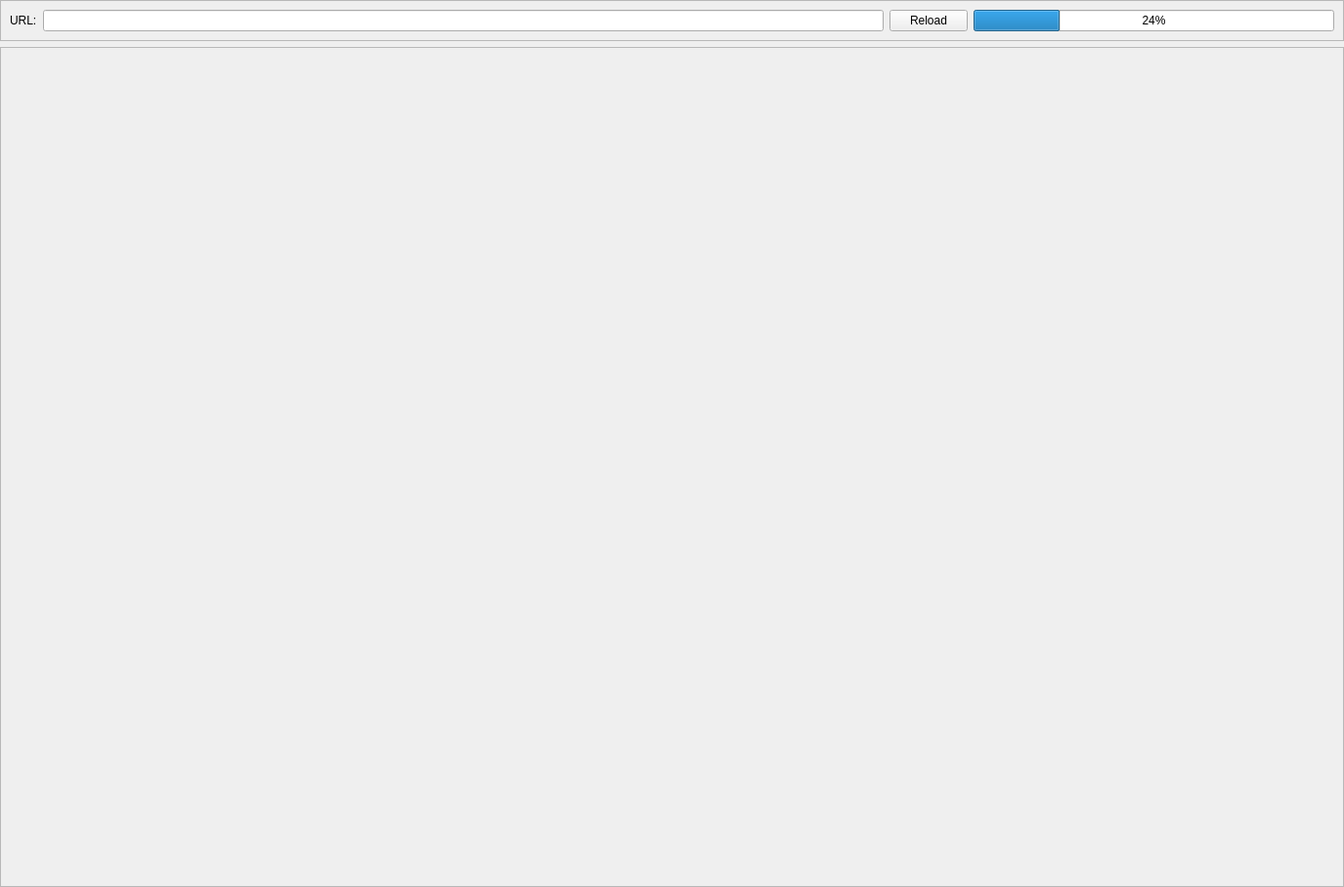
<?xml version="1.0" encoding="UTF-8"?>
<ui version="4.0">
 <class>EmbeddedBrowser</class>
 <widget class="QWidget" name="EmbeddedBrowser">
  <property name="geometry">
   <rect>
    <x>0</x>
    <y>0</y>
    <width>1375</width>
    <height>907</height>
   </rect>
  </property>
  <property name="windowTitle">
   <string>Web Login</string>
  </property>
  <property name="windowIcon">
   <iconset>
    <normaloff>../resources/icons/user.svg</normaloff>../resources/icons/user.svg</iconset>
  </property>
  <layout class="QVBoxLayout" name="verticalLayout" stretch="0,1">
   <property name="leftMargin">
    <number>0</number>
   </property>
   <property name="topMargin">
    <number>0</number>
   </property>
   <property name="rightMargin">
    <number>0</number>
   </property>
   <property name="bottomMargin">
    <number>0</number>
   </property>
   <item>
    <widget class="QFrame" name="frame">
     <property name="frameShape">
      <enum>QFrame::StyledPanel</enum>
     </property>
     <property name="frameShadow">
      <enum>QFrame::Raised</enum>
     </property>
     <layout class="QHBoxLayout" name="horizontalLayout" stretch="0,7,0,3">
      <item>
       <widget class="QLabel" name="label">
        <property name="text">
         <string>URL:</string>
        </property>
       </widget>
      </item>
      <item>
       <widget class="QLineEdit" name="txtUrl"/>
      </item>
      <item>
       <widget class="QPushButton" name="btnReload">
        <property name="text">
         <string>Reload</string>
        </property>
       </widget>
      </item>
      <item>
       <widget class="QProgressBar" name="progressPageLoad">
        <property name="value">
         <number>24</number>
        </property>
       </widget>
      </item>
     </layout>
    </widget>
   </item>
   <item>
    <widget class="QFrame" name="frameWebview">
     <property name="frameShape">
      <enum>QFrame::StyledPanel</enum>
     </property>
     <property name="frameShadow">
      <enum>QFrame::Raised</enum>
     </property>
    </widget>
   </item>
  </layout>
 </widget>
 <resources/>
 <connections/>
</ui>
